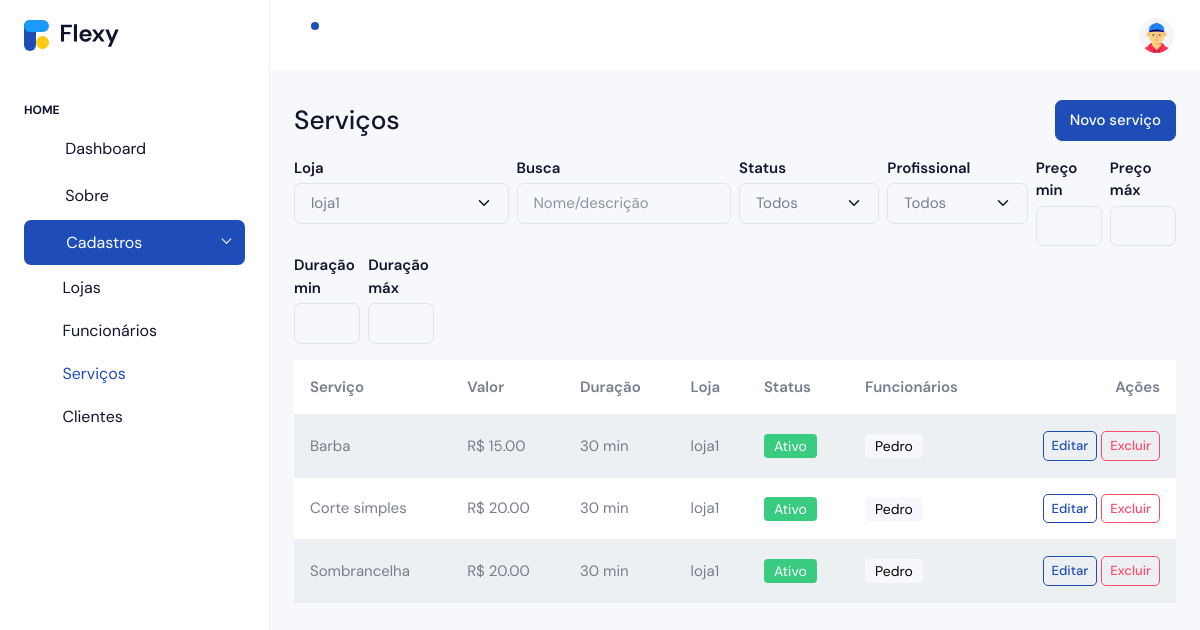
Page /cadastro/servicos/ (signed in) on the earlier database version.
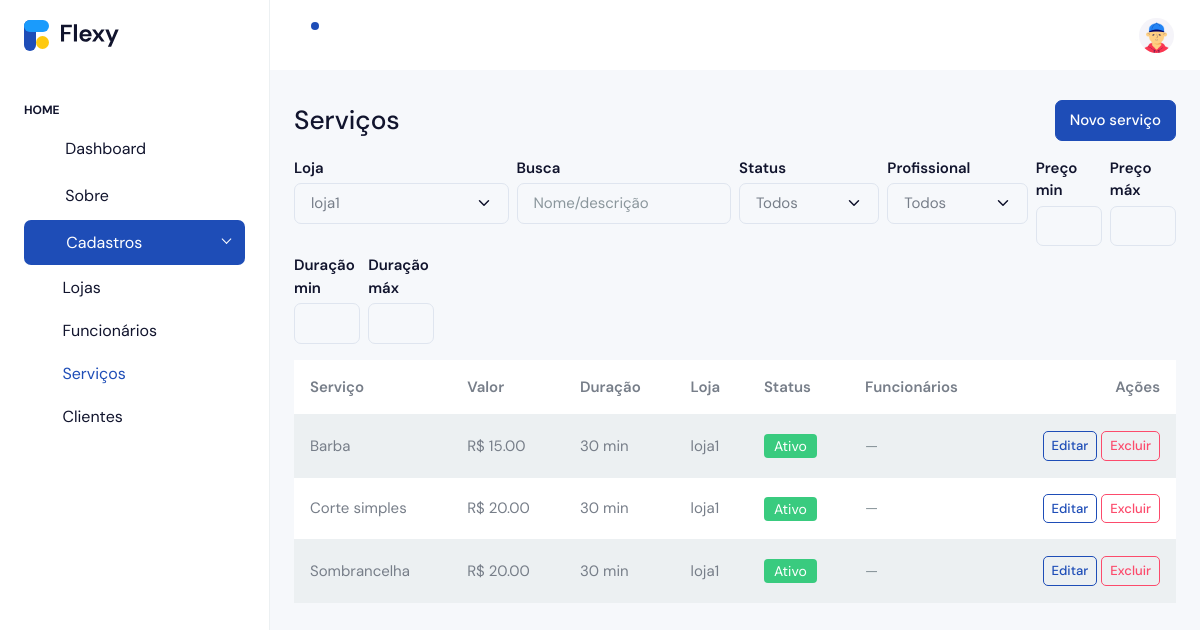
Same page on the later database version.
### apps/cadastro/models.py (models this page shows, shortened)
class Servico(models.Model):
    loja = models.ForeignKey(Loja, on_delete=models.CASCADE, related_name='servicos')
    nome = models.CharField(max_length=160)
    slug = models.SlugField(max_length=180, blank=True)
    descricao = models.TextField(blank=True)
    duracao_minutos = models.PositiveSmallIntegerField(validators=[MinValueValidator(1)], default=30)
    preco = models.DecimalField(max_digits=10, decimal_places=2, validators=[MinValueValidator(0)])
    profissionais = models.ManyToManyField('Funcionario', related_name='servicos', blank=True)
    ativo = models.BooleanField(default=True)
    criado_em = models.DateTimeField(auto_now_add=True)
    atualizado_em = models.DateTimeField(auto_now=True)
    class Meta:
        verbose_name = "Serviço"
        verbose_name_plural = "Serviços"
        ordering = ("nome",)
        unique_together = (("loja", "slug"),)

class Loja(models.Model):
    owner = models.ForeignKey(
        User,
        on_delete=models.CASCADE,
        related_name='lojas',
        limit_choices_to={'is_owner': True}
    )
    nome = models.CharField(max_length=120)
    slug = models.SlugField(max_length=140, unique=True, blank=True)
    telefone = models.CharField(max_length=20, blank=True)
    endereco = models.CharField(max_length=200, blank=True)
    ativa = models.BooleanField(default=True)
    criada_em = models.DateTimeField(auto_now_add=True)
    def __str__(self):
        return f"{self.nome} ({self.owner.email})"

class Funcionario(models.Model):
    class Cargo(models.TextChoices):
        BARBEIRO = 'barbeiro', 'Barbeiro'
        CABELEIREIRO = 'cabeleireiro', 'Cabeleireiro(a)'
        MANICURE = 'manicure', 'Manicure/Pedicure'
        ESTETICISTA = 'esteticista', 'Esteticista'
        SOMBRANCELHA = 'sobrancelha', 'Designer de Sobrancelha'
        RECEPCAO = 'recepcao', 'Recepção'
        OUTRO = 'outro', 'Outro'
    phone_regex = RegexValidator(
        r'^\+?\d{10,15}$',
        'Informe telefone no formato internacional, ex.: +5585...'
    )
    loja = models.ForeignKey('Loja', on_delete=models.CASCADE, related_name='funcionarios')
    nome = models.CharField(max_length=120)
    cargo = models.CharField(max_length=20, choices=Cargo.choices, default=Cargo.BARBEIRO)
    email = models.EmailField(blank=True, null=True)
    telefone = models.CharField(max_length=17, blank=True, null=True, validators=[phone_regex])
    slug = models.SlugField(max_length=160, blank=True)
    ativo = models.BooleanField(default=True)
    criado_em = models.DateTimeField(auto_now_add=True)
    atualizado_em = models.DateTimeField(auto_now=True)
    def __str__(self):
        return f'{self.nome} – {self.loja.nome}'
    class Meta:
        verbose_name = 'Funcionário'
        verbose_name_plural = 'Funcionários'
        unique_together = (('loja', 'slug'),)
        ordering = ('nome',)

### apps/cadastro/views.py (the view, shortened to what this page needs)
# urls.py: path('servicos/', views.servicos, name='servicos'),
@login_required
@subscription_required
def servicos(request):
    if not getattr(request.user, 'is_owner', False):
        return redirect('accounts:owner_login')
    lojas_qs = request.user.lojas.order_by('nome')
    loja_id = (request.GET.get('loja_filtro') or request.POST.get('loja_filtro') or
               request.GET.get('loja') or request.POST.get('loja'))
    loja = None
    if loja_id:
        try:
            loja = lojas_qs.filter(id=int(loja_id)).first()
        except (TypeError, ValueError):
            loja = None
    loja = loja or lojas_qs.first()
    if not loja:
        ctx = {'lojas': lojas_qs, 'loja': None, 'form': None, 'servicos': [], 'filtros': {}, 'profissionais': []}
        tpl = 'cadastro/partials/servicos.html' if (request.headers.get('HX-Request') and request.headers.get('HX-Target') != 'content') else 'cadastro/servicos.html'
        return render(request, tpl, ctx)
    filtros = _parse_filtros(request)
    form = ServicoForm(lojas=lojas_qs, initial={'loja': loja})
    qs = _aplica_filtros(loja.servicos.select_related('loja').prefetch_related('profissionais').order_by('nome'), filtros)
    ctx = {
        'lojas': lojas_qs,
        'loja': loja,
        'form': form,
        'servicos': qs,
        'filtros': filtros,
        'profissionais': loja.funcionarios.filter(ativo=True).order_by('nome'),
    }
    if request.headers.get('HX-Request') and request.headers.get('HX-Target') != 'content':
        return render(request, 'cadastro/partials/servicos.html', ctx)
    return render(request, 'cadastro/servicos.html', ctx)

### apps/accounts/models.py (called while the page is built)
    def is_active(self) -> bool:
        return timezone.now() <= self.end_date

### apps/cadastro/views.py (called while the page is built)
def _parse_filtros(request):
    data = request.GET if request.method == 'GET' else request.POST
    return {
        'q': (data.get('q') or '').strip() or None,
        'status': (data.get('status') or '').strip() or None,
        'prof': (data.get('prof') or '').strip() or None,
        'preco_min': (data.get('preco_min') or '').strip() or None,
        'preco_max': (data.get('preco_max') or '').strip() or None,
        'dur_min': (data.get('dur_min') or '').strip() or None,
        'dur_max': (data.get('dur_max') or '').strip() or None,
    }

### apps/cadastro/templates/cadastro/servicos.html (shortened to what the changed rows need)
{% extends 'accounts/index.html' %}
{% block content %}
<div class="table-responsive">
  <table class="table table-striped align-middle">
    <thead>
      <tr>
        <th>Serviço</th>
        <th>Valor</th>
        <th>Duração</th>
        <th>Loja</th>
        <th>Status</th>
        <th>Funcionários</th>
        <th class="text-end">Ações</th>
      </tr>
    </thead>
    {% include 'cadastro/partials/servicos.html' %}
  </table>
</div>
{% endblock %}

### apps/cadastro/templates/cadastro/partials/servicos.html
<tbody id="servicos-tbody">
  {% for s in servicos %}
  <tr>
    <td>{{ s.nome }}</td>
    <td>R$ {{ s.preco }}</td>
    <td>{{ s.duracao_minutos }} min</td>
    <td>{{ s.loja.nome }}</td>
    <td>
      {% if s.ativo %}
        <span class="badge bg-success">Ativo</span>
      {% else %}
        <span class="badge bg-secondary">Inativo</span>
      {% endif %}
    </td>
    <td>
      {% with profs=s.profissionais.all %}
        {% if profs %}
          {% for p in profs %}
            <span class="badge text-bg-light">{{ p.nome }}</span>
          {% endfor %}
        {% else %}
          <span class="text-muted">—</span>
        {% endif %}
      {% endwith %}
    </td>
    <td class="text-end">
      <button
        class="btn btn-sm btn-outline-primary"
        hx-get="{% url 'cadastro:servico_edit' s.pk %}"
        hx-target="#modalServicoOps .modal-content"
        hx-swap="innerHTML"
        hx-on="htmx:afterOnLoad: (function(){ const m=document.getElementById('modalServicoOps'); if(m){ bootstrap.Modal.getOrCreateInstance(m).show(); } })()"
      >
        Editar
      </button>
      <button
        class="btn btn-sm btn-outline-danger"
        hx-get="{% url 'cadastro:servico_delete' s.pk %}"
        hx-target="#modalServicoOps .modal-content"
        hx-swap="innerHTML"
        hx-on="htmx:afterOnLoad: (function(){ const m=document.getElementById('modalServicoOps'); if(m){ bootstrap.Modal.getOrCreateInstance(m).show(); } })()"
      >
        Excluir
      </button>
    </td>
  </tr>
  {% empty %}
  <tr><td colspan="7" class="text-muted">Nenhum serviço encontrado.</td></tr>
  {% endfor %}
</tbody>

Differences in the rows shown:
removed Funcionario: nome "Pedro"
shown differently, row unchanged: Servico "Barba": now shows "—"
shown differently, row unchanged: Servico "Corte simples": now shows "—"
shown differently, row unchanged: Servico "Sombrancelha": now shows "—"
